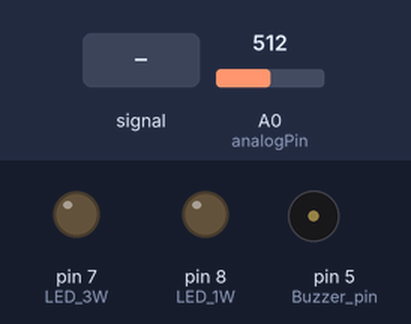
The sketch below on a simulated Arduino Uno, built with avr-gcc and run on an emulated ATmega328P. Shown: output pins drawn as LEDs (lit = HIGH), buzzer (waves = sounding). The test bench sets the inputs (shaded band); at power-on: A0 (analogPin) = 512. Random numbers use the default seed unless the sketch sets one; pins used as bus, display or sensor lines are not drawn.

Above: at 1.2 s.
1.3 s: A0 (analogPin) fed a 200 Hz sine of ±81 counts around its level
At 2.46 s:
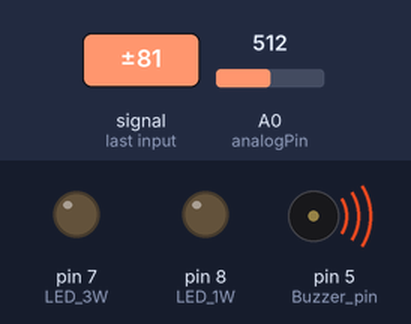
4.3 s: A0 (analogPin) set to 716
At 5.5 s:
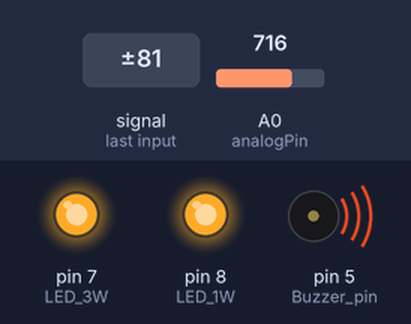
5.8 s: A0 (analogPin) set to 687
At 7.0 s:
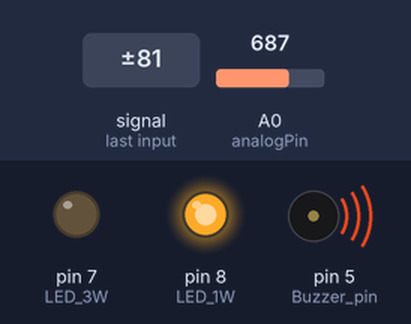
7.3 s: A0 (analogPin) set to 647
8.8 s: A0 (analogPin) set to 619
At 9.4 s:
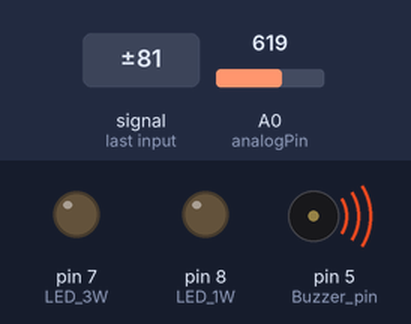
10.3 s: A0 (analogPin) set to 592
11.8 s: A0 (analogPin) set to 565
Timing chart, 0 to 15.8 s (numbered marks = the images above; inputs shaded):
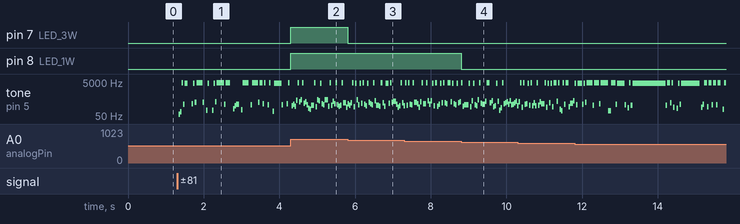

The sketch:

fixedtheautocalibrateandeverythingelseworkstoo03212026748pm.ino
```cpp
#include <math.h>
#include <avr/sleep.h>
#include <avr/interrupt.h>
#include <avr/wdt.h>

// --- FINAL PRODUCTION SETTING ---
#define DEBUG 0

#if DEBUG
  #include <SoftwareSerial.h>
  SoftwareSerial mySerial(-1, 1);
#endif

// Pins
const int analogPin = 0;
const int LED_1W = 8;
const int LED_3W = 7;
const int Buzzer_pin = 5;

// --- PERSISTENT MEMORY (Survives Flickers) ---
uint16_t magic_word __attribute__ ((section (".noinit")));
int persistent_center __attribute__ ((section (".noinit")));

// Dither Logic Variables
volatile int ditherStep = 0;
volatile int ditherThreshold = 1;
volatile bool ditherEnabled = true;

// Feature Variables
int val;
long internalScale;
int center = 517;
int sleepSnapshot = 517;
int lastVal = 517;
unsigned long initial_timer = 0;
unsigned long lastTick = 0;
unsigned long lastPrint = 0;
long delayVal = 1000;

// --- STABILITY TRACKING GLOBALS ---
unsigned long stabilityTimer = 0;
int lastStabilityVal = 517;

// --- HIGH-SPEED GHOST ISR ---
ISR(TIMER0_COMPA_vect) {
  if (ditherEnabled) {
    ditherStep++;
    if (ditherStep >= 10) ditherStep = 0;
    if (ditherStep < ditherThreshold) analogWrite(LED_1W, 1);
    else analogWrite(LED_1W, 0);
  }
}

ISR(WDT_vect) {}

void setupWatchdog() {
  cli(); wdt_reset();
  WDTCSR |= (1<<WDCE) | (1<<WDE);
  WDTCSR = (1<<WDIE) | (1<<WDP2) | (1<<WDP1);
  sei();
}

void enterDeepSleep() {
  #if DEBUG
    mySerial.println(F(">>> SLEEP BYPASS <<<"));
    initial_timer = millis(); return;
  #endif

  ditherEnabled = false;
  analogWrite(LED_1W, 0);
  analogWrite(LED_3W, 0);
  digitalWrite(Buzzer_pin, LOW);

  sleepSnapshot = analogRead(analogPin);
  while (true) {
    setupWatchdog();
    set_sleep_mode(SLEEP_MODE_PWR_DOWN);
    sleep_enable(); sleep_cpu(); sleep_disable(); wdt_disable();
    delay(20);
    if (abs(analogRead(analogPin) - sleepSnapshot) > 25) {
      initial_timer = millis();
      return;
    }
  }
}

void setup() {
  byte resetSource = MCUSR;
  MCUSR = 0;

  OSCCAL = 0x72;
  pinMode(LED_1W, OUTPUT);
  pinMode(LED_3W, OUTPUT);
  pinMode(Buzzer_pin, OUTPUT);

  #if DEBUG
    mySerial.begin(2400);
  #endif

  // --- LAZY STARTUP LOGIC ---
  if (magic_word == 0xACE2 && !(resetSource & (1 << PORF))) {
    center = persistent_center;
  }
  else {
    center = 517;
    magic_word = 0xACE2;
    persistent_center = center;
  }

  lastVal = center;
  sleepSnapshot = center;
  initial_timer = millis();

  cli();
  OCR0A = 128;
  TIMSK0 |= (1 << OCIE0A);
  sei();
}

void loop() {
  unsigned long currentMillis = millis();
  val = analogRead(analogPin);

  int diff = abs(center - val);

  // --- 1. CORE INTENSITY ---
  if (diff <= 5) {
    internalScale = 0;
  } else {
    float adj = (float)(diff - 5);
    internalScale = (long)(pow(adj, 0.75) * 19.5);
    internalScale = constrain(internalScale, 0, 510);
  }

  // --- 2. UNRESTRICTED AUTO-HEAL ---
  // Removed intensity lockout. Now only checks for Range (450-580) and Stillness.
  if (val > 450 && val < 580) {
    if (abs(val - lastStabilityVal) < 2) {
      if (currentMillis - stabilityTimer > 4500) {
        center = val;
        persistent_center = center;
        initial_timer = currentMillis;
      }
    } else {
      lastStabilityVal = val;
      stabilityTimer = currentMillis;
    }
  } else {
    stabilityTimer = currentMillis;
  }

  // --- 3. MOVEMENT & SLEEP LOGIC ---
  if (abs(val - lastVal) > 12) {
    initial_timer = currentMillis;
    if (internalScale > 50 && delayVal > 100) delayVal = 50;
    lastVal = val;
  }

  unsigned long limit = (internalScale > 200) ? 5000 : 25000;
  if (currentMillis - initial_timer > limit) enterDeepSleep();

  // --- 4. LIGHT LOGIC (DITHERING ENGINE) ---
  if (diff < 12) {
    ditherEnabled = true;
    ditherThreshold = map(diff, 0, 12, 1, 10);
    analogWrite(LED_3W, 0);
  }
  else {
    ditherEnabled = false;
    long x = (long)(diff - 12);
    long curve = (x * x) / 80;

    int finalRamp = constrain(curve + 1, 1, 510);

    if (finalRamp < 255) {
      analogWrite(LED_1W, (int)finalRamp);
      analogWrite(LED_3W, 0);
    } else {
      analogWrite(LED_1W, 255);
      analogWrite(LED_3W, (int)(finalRamp - 255));
    }
  }

  // --- 5. AUDIO LOGIC ---
  if (currentMillis >= lastTick + delayVal) {
    for(int i = 0; i < 3; i++) {
      digitalWrite(Buzzer_pin, HIGH); delayMicroseconds(110);
      digitalWrite(Buzzer_pin, LOW);  delayMicroseconds(110);
    }
    long audioScale = internalScale / 2;
    long baseDelay = 4000 / (audioScale + 1);

    delayVal = (baseDelay / 2) + random(5, (long)(baseDelay * 1.5) + 5);
    lastTick = currentMillis;
  }

  #if DEBUG
    if (currentMillis - lastPrint > 800) {
      mySerial.print(F("H:")); mySerial.print(val);
      mySerial.print(F(" | C:")); mySerial.print(center);
      mySerial.print(F(" | O:")); mySerial.print(internalScale);
      mySerial.println();
      lastPrint = currentMillis;
    }
  #endif
}
```

Measured:
- the behaviour switches between 704 and 703 on A0 (analogPin) (found by bisection; images 2 and 3)
- the behaviour switches between 630 and 629 on A0 (analogPin) (found by bisection; images 3 and 4)
- after the input at 1.3 s, tone on pin 5 (Buzzer_pin): plays 63 Hz for 0.04 s, 91 Hz for 0.04 s, 4371 Hz for 0.04 s, 254 Hz for 0.04 s, 4363 Hz for 0.08 s, 262 Hz for 0.04 s … (36 notes in this stretch), starting at once
- after the input at 4.3 s, pin 7 (LED_3W), pin 8 (LED_1W): LOW → HIGH at once
- after the input at 5.8 s, pin 7 (LED_3W): HIGH → LOW at once
- after the input at 8.8 s, pin 8 (LED_1W): HIGH → LOW at once
